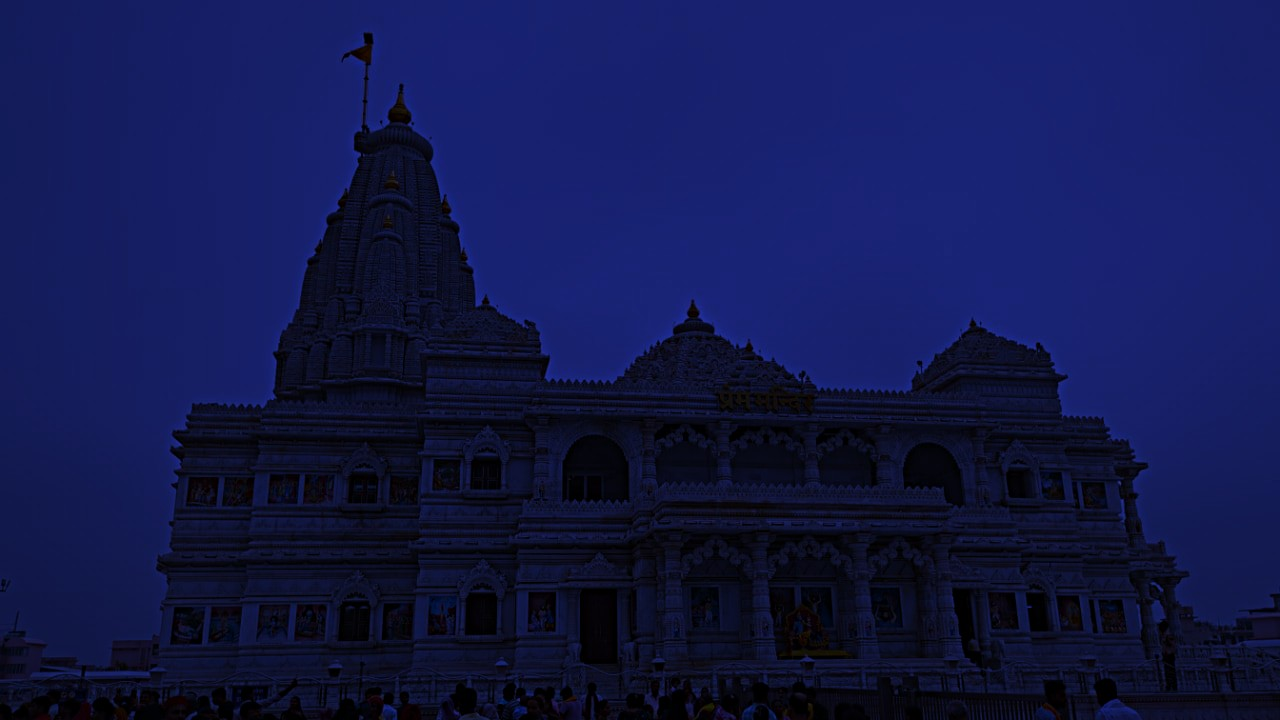
#> input picture 01_graayscale/input.jpg, 1280 x 720 px
$ python program.py
#> lines starting #> are read from the running program, lines starting #| are printed output that depends on the picture
import cv2

img = cv2.imread("input.jpg")
#> img is the input picture: shape (720, 1280, 3); mean B, G, R 74.1, 23.4, 17.6

gray = cv2.cvtColor(img, cv2.COLOR_BGR2GRAY)
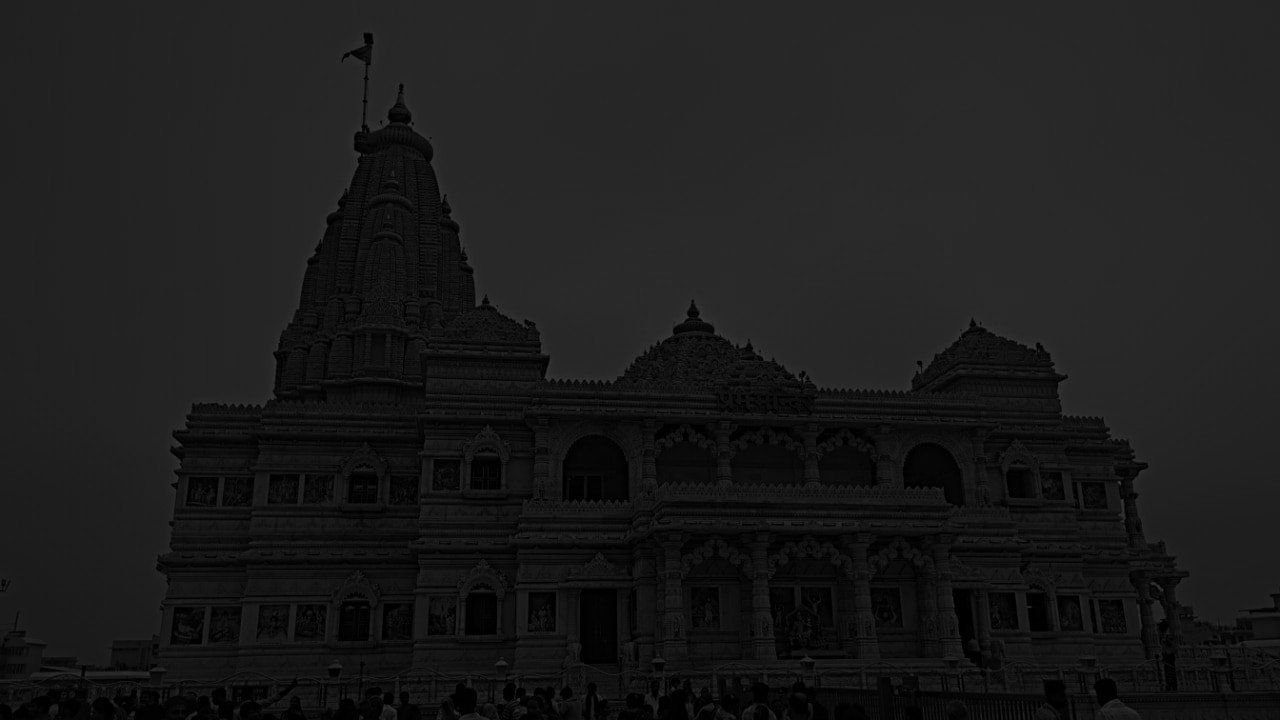
#> gray: shape (720, 1280); min 0, max 68, mean 27.4

cv2.imshow("Original", img)
cv2.imshow("Gray Scale", gray)

cv2.waitKey(0)
cv2.destroyAllWindows()
